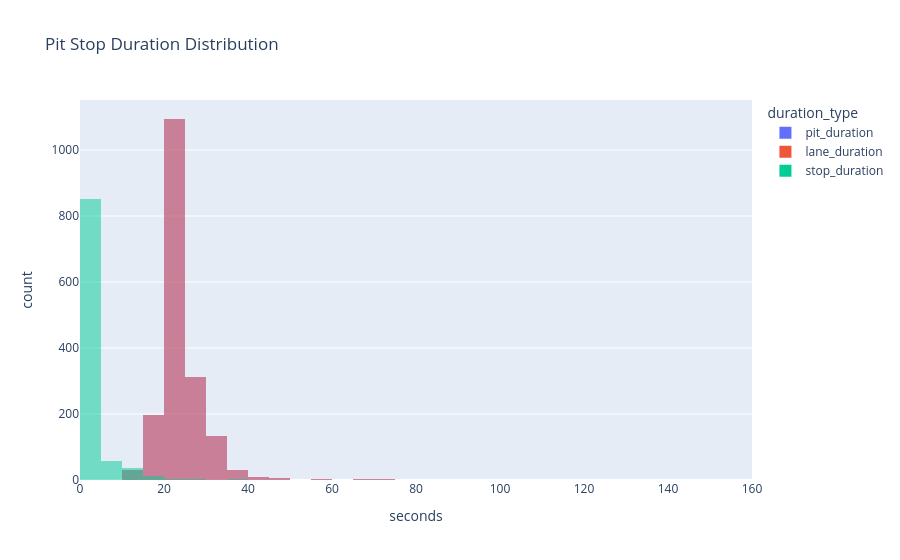

Notebook code for this chart:
### Markdown cell above
## 2. Pit Duration Distribution

Pit duration combines lane loss and stationary servicing behavior depending on source semantics. We therefore profile `pit_duration`, `lane_duration`, and `stop_duration` separately when present.

### Code cell
duration_cols = [column for column in ["pit_duration", "lane_duration", "stop_duration"] if column in pit.columns]
duration_summary = pit[duration_cols].describe(percentiles=[0.05, 0.25, 0.5, 0.75, 0.95]).round(3).reset_index().rename(columns={"index": "metric"}) if duration_cols else pd.DataFrame()
duration_summary.to_csv(OUTPUT_TABLES / "pit_duration_summary.csv", index=False)
display(duration_summary)

pit_long = pit[duration_cols].melt(var_name="duration_type", value_name="seconds").dropna() if duration_cols else pd.DataFrame()
pit_long = pit_long[pit_long["seconds"].between(0, 180)]
fig = px.histogram(
    pit_long,
    x="seconds",
    color="duration_type",
    nbins=60,
    barmode="overlay",
    title="Pit Stop Duration Distribution",
)
save_fig(fig, "pit_duration_distribution")

### Figure 1 — Plotly figure (JSON) as saved in the notebook; plotly's stock layout.template omitted (floating-point values rounded to 4 significant figures; data arrays with more than 128 entries replaced by an {"elided": "..."} marker saying what was removed)
{"data": [{"bingroup": "x", "hovertemplate": "duration_type=pit_duration<br>seconds=%{x}<br>count=%{y}<extra></extra>", "legendgroup": "pit_duration", "marker": {"color": "#636efa", "opacity": 0.5, "pattern": {"shape": ""}}, "name": "pit_duration", "nbinsx": 60, "orientation": "v", "showlegend": true, "type": "histogram", "x": {"elided": "1821 float values"}, "xaxis": "x", "yaxis": "y"}, {"bingroup": "x", "hovertemplate": "duration_type=lane_duration<br>seconds=%{x}<br>count=%{y}<extra></extra>", "legendgroup": "lane_duration", "marker": {"color": "#EF553B", "opacity": 0.5, "pattern": {"shape": ""}}, "name": "lane_duration", "nbinsx": 60, "orientation": "v", "showlegend": true, "type": "histogram", "x": {"elided": "1821 float values"}, "xaxis": "x", "yaxis": "y"}, {"bingroup": "x", "hovertemplate": "duration_type=stop_duration<br>seconds=%{x}<br>count=%{y}<extra></extra>", "legendgroup": "stop_duration", "marker": {"color": "#00cc96", "opacity": 0.5, "pattern": {"shape": ""}}, "name": "stop_duration", "nbinsx": 60, "orientation": "v", "showlegend": true, "type": "histogram", "x": {"elided": "967 float values"}, "xaxis": "x", "yaxis": "y"}], "layout": {"barmode": "overlay", "legend": {"title": {"text": "duration_type"}, "tracegroupgap": 0}, "title": {"text": "Pit Stop Duration Distribution"}, "xaxis": {"anchor": "y", "domain": [0.0, 1.0], "title": {"text": "seconds"}}, "yaxis": {"anchor": "x", "domain": [0.0, 1.0], "title": {"text": "count"}}}}
